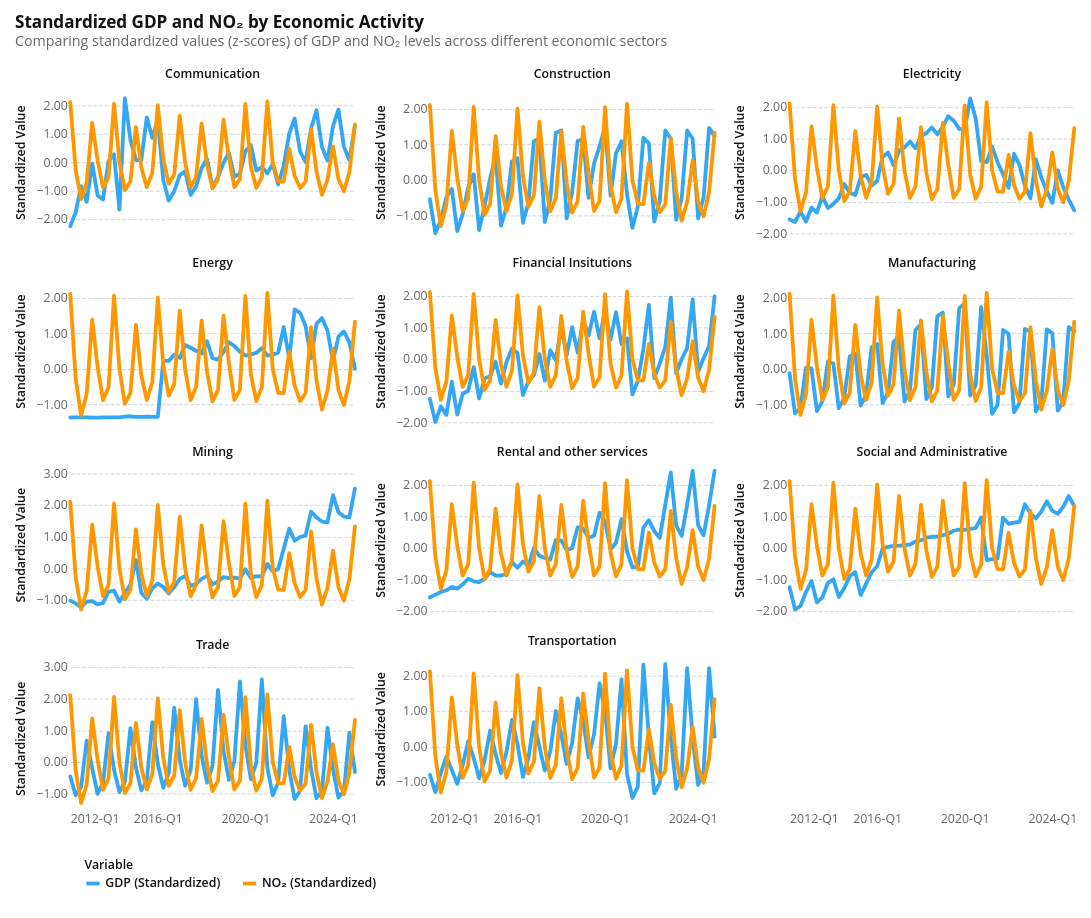

Here is the notebook cell this chart was saved with:
### Code cell
gdp_no2_standardized_df = (
    gdp_no2.assign(
        gdp_standardized=lambda df: df.groupby("economic_activity")["gdp"].transform(
            standardize_series
        ),
        no2_standardized=lambda df: df.groupby("economic_activity")["no2"].transform(
            standardize_series
        ),
    )
    .melt(
        id_vars=["date", "economic_activity"],
        value_vars=["gdp_standardized", "no2_standardized"],
    )
    .assign(
        variable=lambda df: df["variable"].replace(
            {
                "gdp_standardized": "GDP (Standardized)",
                "no2_standardized": "NO₂ (Standardized)",
            }
        ),
    )
)

nearest = alt.selection_point(
    nearest=True, on="pointerover", fields=["date", "economic_activity"], empty=False
)

base = alt.Chart(gdp_no2_standardized_df)

lines = base.mark_line().encode(
    x=alt.X("date:T", title="", axis=alt.Axis(format="%Y-Q%q")),
    y=alt.Y("value:Q", title="Standardized Value", axis=alt.Axis(format=".2f")),
    color=alt.Color(
        "variable:N",
        title="Variable",
    ),
)

rules = (
    base.transform_pivot(
        "variable", value="value", groupby=["date", "economic_activity"]
    )
    .mark_rule(color="gray")
    .encode(
        x=alt.X("date:T"),
        opacity=alt.when(nearest).then(alt.value(0.3)).otherwise(alt.value(0)),
        tooltip=[
            alt.Tooltip("date:T", title="Date", format="%Y-Q%q"),
            alt.Tooltip("GDP (Standardized):Q", title="GDP", format=".2f"),
            alt.Tooltip("NO₂ (Standardized):Q", title="NO₂", format=".2f"),
        ],
    )
    .add_params(nearest)
)

chart = (
    alt.layer(lines, rules)
    .properties(width=300, height=150)
    .facet(
        facet=alt.Facet("economic_activity:N", title=None),
        columns=3,
    )
    .properties(
        title=alt.Title(
            text="Standardized GDP and NO₂ by Economic Activity",
            subtitle="Comparing standardized values (z-scores) of GDP and NO₂ levels across different economic sectors",
        )
    )
    .resolve_scale(y="independent")
)

chart

### Figure 1 — Vega-Lite specification as saved in the notebook (floating-point values rounded to 4 significant figures; data arrays with more than 128 entries replaced by an {"elided": "..."} marker saying what was removed)
{"config": {"background": "white", "padding": 15, "mark": {"tooltip": true}, "point": {"filled": true, "size": 60, "stroke": "white", "strokeWidth": 1}, "circle": {"filled": true, "stroke": "white", "strokeWidth": 1}, "square": {"filled": true, "stroke": "white", "strokeWidth": 1}, "line": {"strokeWidth": 4, "strokeCap": "round", "strokeJoin": "round"}, "bar": {"cornerRadiusEnd": 0}, "area": {"opacity": 0.7}, "arc": {"stroke": "white", "strokeWidth": 1}, "rect": {"stroke": "#8A969F", "strokeWidth": 0.5}, "geoshape": {"stroke": "#666666", "strokeWidth": 0.3, "strokeJoin": "round", "strokeCap": "round"}, "title": {"font": "Open Sans, sans-serif", "fontSize": 18, "fontWeight": 700, "lineHeight": 22, "color": "#111111", "anchor": "start", "offset": 21, "subtitleFont": "Open Sans, sans-serif", "subtitleFontSize": 15, "subtitleFontWeight": 400, "subtitleLineHeight": 18, "subtitleColor": "#666666", "subtitlePadding": 3}, "axis": {"domain": false, "grid": true, "gridColor": "#CED4DE", "gridDash": [4, 2], "gridWidth": 1, "labelFont": "Open Sans, sans-serif", "labelFontSize": 13, "labelFontWeight": 400, "labelColor": "#666666", "labelPadding": 3, "tickColor": "#CED4DE", "tickSize": 5, "tickCount": 5, "titleFont": "Open Sans, sans-serif", "titleFontSize": 13, "titleFontWeight": 600, "titleColor": "#111111", "titlePadding": 9}, "axisX": {"grid": false, "tickSize": 0, "labelAngle": 0}, "axisY": {"domain": false, "ticks": false, "gridColor": "#CED4DE", "gridDash": [4, 2], "gridWidth": 1}, "axisQuantitative": {"tickCount": 5}, "axisBand": {"labelPadding": 6, "tickSize": 0}, "axisTemporal": {"grid": false}, "legend": {"labelFont": "Open Sans, sans-serif", "labelFontSize": 13, "labelFontWeight": 600, "labelColor": "#111111", "titleFont": "Open Sans, sans-serif", "titleFontSize": 13, "titleFontWeight": 600, "titleColor": "#111111", "titlePadding": 3, "symbolSize": 196, "symbolStrokeWidth": 0, "padding": 15, "offset": 21, "columnPadding": 21, "orient": "bottom", "labelLimit": 200, "titleLimit": 200}, "view": {"stroke": null, "continuousWidth": 600, "continuousHeight": 400}, "range": {"category": ["#34A7F2", "#FF9800", "#664AB6", "#4EC2C0", "#F3578E", "#081079", "#0C7C68", "#AA0000", "#DDDA21"], "diverging": ["#920000", "#BD6126", "#E3A763", "#EFEFEF", "#80BDE7", "#3587C3", "#025288"], "heatmap": ["#E3F6FD", "#75CCEC", "#089BD4", "#0169A1", "#023B6F"], "ordinal": ["#E3F6FD", "#75CCEC", "#089BD4", "#0169A1", "#023B6F"], "ramp": ["#E3F6FD", "#75CCEC", "#089BD4", "#0169A1", "#023B6F"]}, "scale": {"bandPaddingInner": 0.2, "bandPaddingOuter": 0.1, "pointPadding": 0.5}, "header": {"labelFont": "Open Sans, sans-serif", "labelFontSize": 13, "labelFontWeight": 600, "labelColor": "#111111", "titleFont": "Open Sans, sans-serif", "titleFontSize": 15, "titleFontWeight": 600, "titleColor": "#111111"}, "concat": {"spacing": 18}, "facet": {"spacing": 18}, "selection": {"point": {"on": "click", "clear": "dblclick"}, "interval": {"mark": {"fill": "#0071BC", "fillOpacity": 0.15, "stroke": "#0071BC", "strokeWidth": 1}}}}, "data": {"name": "data-94b5f032ab9b14c86cb613df246281c5"}, "facet": {"field": "economic_activity", "title": null, "type": "nominal"}, "spec": {"layer": [{"mark": {"type": "line"}, "encoding": {"color": {"field": "variable", "title": "Variable", "type": "nominal"}, "x": {"axis": {"format": "%Y-Q%q"}, "field": "date", "title": "", "type": "temporal"}, "y": {"axis": {"format": ".2f"}, "field": "value", "title": "Standardized Value", "type": "quantitative"}}}, {"mark": {"type": "rule", "color": "gray"}, "encoding": {"opacity": {"condition": [{"param": "param_cb2e02f1ae0278f6", "value": 0.3, "empty": false}], "value": 0}, "tooltip": [{"field": "date", "format": "%Y-Q%q", "title": "Date", "type": "temporal"}, {"field": "GDP (Standardized)", "format": ".2f", "title": "GDP", "type": "quantitative"}, {"field": "NO₂ (Standardized)", "format": ".2f", "title": "NO₂", "type": "quantitative"}], "x": {"field": "date", "type": "temporal"}}, "name": "view_b6a6394b521a972c_1", "transform": [{"pivot": "variable", "value": "value", "groupby": ["date", "economic_activity"]}]}], "height": 150, "width": 300}, "columns": 3, "params": [{"name": "param_cb2e02f1ae0278f6", "select": {"type": "point", "fields": ["date", "economic_activity"], "nearest": true, "on": "pointerover"}, "views": ["view_b6a6394b521a972c_1"]}], "resolve": {"scale": {"y": "independent"}}, "title": {"text": "Standardized GDP and NO₂ by Economic Activity", "subtitle": "Comparing standardized values (z-scores) of GDP and NO₂ levels across different economic sectors"}, "$schema": "https://vega.github.io/schema/vega-lite/v6.1.0.json", "datasets": {"data-94b5f032ab9b14c86cb613df246281c5": {"elided": "1166 records"}}}
